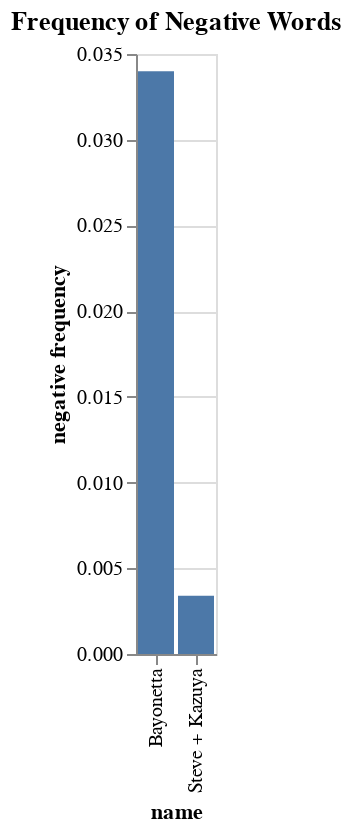

Notebook code for this chart:
### Code cell
alt.Chart(comparisons).mark_bar().encode(
    alt.X('name'),
    alt.Y('negative frequency'),
).properties(
    title='Frequency of Negative Words'
)

### Figure 1 — Vega-Lite specification as saved in the notebook (floating-point values rounded to 4 significant figures)
{"config": {"view": {"continuousWidth": 400, "continuousHeight": 300}}, "data": {"name": "data-4cace5dab1d9ee800399f9041704db6a"}, "mark": "bar", "encoding": {"x": {"field": "name", "type": "nominal"}, "y": {"field": "negative frequency", "type": "quantitative"}}, "title": "Frequency of Negative Words", "$schema": "https://vega.github.io/schema/vega-lite/v4.17.0.json", "datasets": {"data-4cace5dab1d9ee800399f9041704db6a": [{"name": "Steve + Kazuya", "negative frequency": 0.0034}, {"name": "Bayonetta", "negative frequency": 0.034}]}}
